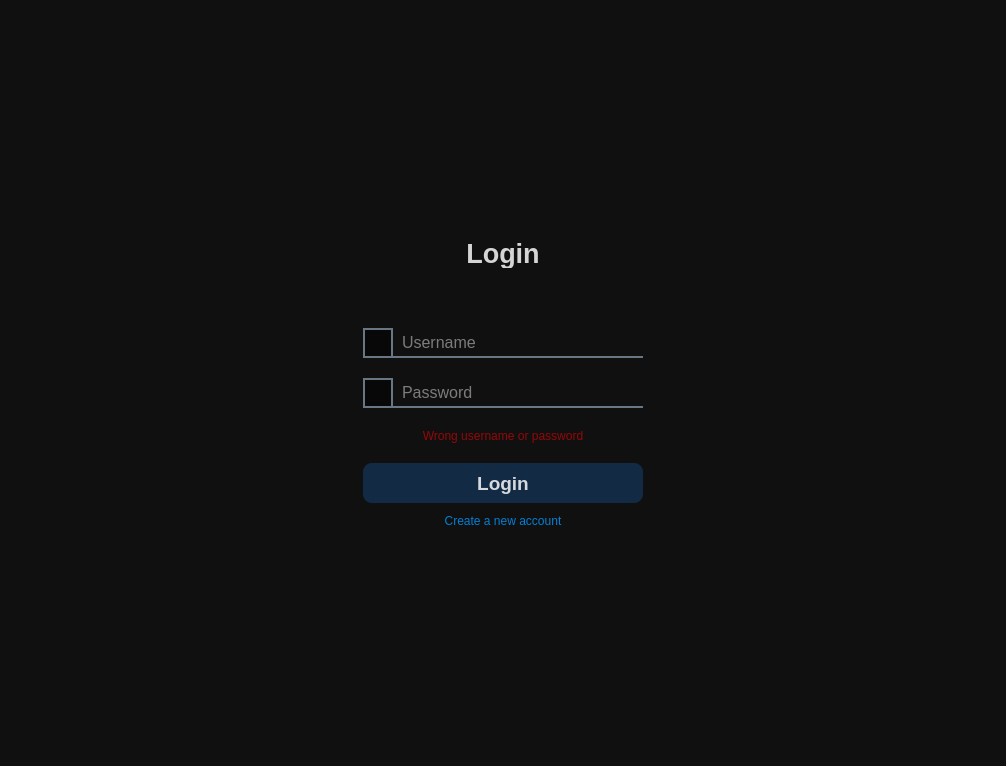
<?xml version="1.0" encoding="UTF-8"?>
<ui version="4.0">
 <class>MainWindow</class>
 <widget class="QMainWindow" name="MainWindow">
  <property name="geometry">
   <rect>
    <x>0</x>
    <y>0</y>
    <width>1006</width>
    <height>766</height>
   </rect>
  </property>
  <property name="windowTitle">
   <string>MainWindow</string>
  </property>
  <widget class="QWidget" name="centralwidget">
   <layout class="QGridLayout" name="gridLayout">
    <property name="leftMargin">
     <number>0</number>
    </property>
    <property name="topMargin">
     <number>0</number>
    </property>
    <property name="rightMargin">
     <number>0</number>
    </property>
    <property name="bottomMargin">
     <number>0</number>
    </property>
    <item row="0" column="0">
     <widget class="QStackedWidget" name="stackedWidget">
      <property name="styleSheet">
       <string notr="true">QWidget {
    background-color: rgba(0, 0, 0, 190);
}
QLabel {
    background-color: rgba(0, 0, 0, 0);
}
QPushButton#LogIn_but{	
	background-color: rgba(20, 47, 78, 219);
	color:rgba(255, 255, 255, 210);
	border-radius:9px;
}
QPushButton#LogIn_but:hover{	
	background-color: rgba(20, 47, 78, 219);
}
QPushButton#LogIn_but:pressed{	
	padding-left:5px;
	padding-top:5px;
	background-color:rgba(105, 118, 132, 200);
}QPushButton#LogIn_but_2{	
	background-color: rgba(20, 47, 78, 219);
	color:rgba(255, 255, 255, 210);
	border-radius:9px;
}
QPushButton#LogIn_but_2:hover{	
	background-color: rgba(20, 47, 78, 219);
}
QPushButton#LogIn_but_2:pressed{	
	padding-left:5px;
	padding-top:5px;
	background-color:rgba(105, 118, 132, 200);
}</string>
      </property>
      <property name="currentIndex">
       <number>0</number>
      </property>
      <widget class="QWidget" name="Login_Page">
       <layout class="QGridLayout" name="gridLayout_2">
        <property name="leftMargin">
         <number>0</number>
        </property>
        <property name="topMargin">
         <number>0</number>
        </property>
        <property name="rightMargin">
         <number>0</number>
        </property>
        <property name="bottomMargin">
         <number>0</number>
        </property>
        <property name="spacing">
         <number>0</number>
        </property>
        <item row="3" column="2">
         <widget class="QLineEdit" name="Username_LineEdit">
          <property name="minimumSize">
           <size>
            <width>250</width>
            <height>30</height>
           </size>
          </property>
          <property name="maximumSize">
           <size>
            <width>280</width>
            <height>35</height>
           </size>
          </property>
          <property name="font">
           <font>
            <pointsize>12</pointsize>
           </font>
          </property>
          <property name="styleSheet">
           <string notr="true">background-color:rgba(0, 0, 0, 0);
border:none;
border-bottom:2px solid rgba(105, 118, 132, 255);
color:rgba(255, 255, 255, 230);
padding-left:7px;</string>
          </property>
          <property name="placeholderText">
           <string>Username</string>
          </property>
         </widget>
        </item>
        <item row="0" column="2">
         <spacer name="verticalSpacer">
          <property name="orientation">
           <enum>Qt::Vertical</enum>
          </property>
          <property name="sizeHint" stdset="0">
           <size>
            <width>20</width>
            <height>10000</height>
           </size>
          </property>
         </spacer>
        </item>
        <item row="5" column="2">
         <widget class="QLineEdit" name="Password_LineEdit">
          <property name="minimumSize">
           <size>
            <width>250</width>
            <height>30</height>
           </size>
          </property>
          <property name="maximumSize">
           <size>
            <width>280</width>
            <height>35</height>
           </size>
          </property>
          <property name="font">
           <font>
            <pointsize>12</pointsize>
            <weight>50</weight>
            <italic>false</italic>
            <bold>false</bold>
            <underline>false</underline>
           </font>
          </property>
          <property name="styleSheet">
           <string notr="true">background-color:rgba(0, 0, 0, 0);
border:none;
border-bottom:2px solid rgba(105, 118, 132, 255);
color:rgba(255, 255, 255, 230);
padding-left:7px;</string>
          </property>
          <property name="echoMode">
           <enum>QLineEdit::Password</enum>
          </property>
          <property name="placeholderText">
           <string>Password</string>
          </property>
         </widget>
        </item>
        <item row="3" column="1">
         <widget class="QLabel" name="UserIcon_lbl">
          <property name="minimumSize">
           <size>
            <width>30</width>
            <height>30</height>
           </size>
          </property>
          <property name="maximumSize">
           <size>
            <width>35</width>
            <height>35</height>
           </size>
          </property>
          <property name="styleSheet">
           <string notr="true">background-color:rgba(0, 0, 0, 120);
border:2px solid rgba(105, 118, 132, 255);
color:rgba(255, 255, 255, 230);
</string>
          </property>
          <property name="text">
           <string/>
          </property>
          <property name="pixmap">
           <pixmap>../Python TBC ACADEMY/First Homework/325.png</pixmap>
          </property>
          <property name="scaledContents">
           <bool>true</bool>
          </property>
          <property name="margin">
           <number>4</number>
          </property>
          <property name="indent">
           <number>0</number>
          </property>
         </widget>
        </item>
        <item row="3" column="0">
         <spacer name="horizontalSpacer_11">
          <property name="orientation">
           <enum>Qt::Horizontal</enum>
          </property>
          <property name="sizeHint" stdset="0">
           <size>
            <width>10000</width>
            <height>20</height>
           </size>
          </property>
         </spacer>
        </item>
        <item row="1" column="1" colspan="2">
         <widget class="QLabel" name="LogInMain_lbl">
          <property name="minimumSize">
           <size>
            <width>280</width>
            <height>30</height>
           </size>
          </property>
          <property name="maximumSize">
           <size>
            <width>315</width>
            <height>35</height>
           </size>
          </property>
          <property name="font">
           <font>
            <family>MS UI Gothic</family>
            <pointsize>20</pointsize>
            <weight>75</weight>
            <bold>true</bold>
           </font>
          </property>
          <property name="styleSheet">
           <string notr="true">color:rgba(255, 255, 255, 210);</string>
          </property>
          <property name="text">
           <string>Login</string>
          </property>
          <property name="alignment">
           <set>Qt::AlignCenter</set>
          </property>
         </widget>
        </item>
        <item row="10" column="1" colspan="2">
         <widget class="QPushButton" name="LogIn_but">
          <property name="minimumSize">
           <size>
            <width>280</width>
            <height>40</height>
           </size>
          </property>
          <property name="maximumSize">
           <size>
            <width>315</width>
            <height>45</height>
           </size>
          </property>
          <property name="font">
           <font>
            <pointsize>14</pointsize>
            <weight>75</weight>
            <bold>true</bold>
           </font>
          </property>
          <property name="styleSheet">
           <string notr="true"/>
          </property>
          <property name="text">
           <string>Login</string>
          </property>
         </widget>
        </item>
        <item row="12" column="2">
         <spacer name="verticalSpacer_2">
          <property name="orientation">
           <enum>Qt::Vertical</enum>
          </property>
          <property name="sizeHint" stdset="0">
           <size>
            <width>20</width>
            <height>10000</height>
           </size>
          </property>
         </spacer>
        </item>
        <item row="3" column="3">
         <spacer name="horizontalSpacer_12">
          <property name="orientation">
           <enum>Qt::Horizontal</enum>
          </property>
          <property name="sizeHint" stdset="0">
           <size>
            <width>10000</width>
            <height>20</height>
           </size>
          </property>
         </spacer>
        </item>
        <item row="5" column="1">
         <widget class="QLabel" name="PasswordIcon_lbl">
          <property name="minimumSize">
           <size>
            <width>30</width>
            <height>30</height>
           </size>
          </property>
          <property name="maximumSize">
           <size>
            <width>35</width>
            <height>35</height>
           </size>
          </property>
          <property name="styleSheet">
           <string notr="true">background-color:rgba(0, 0, 0, 120);
border:2px solid rgba(105, 118, 132, 255);
color:rgba(255, 255, 255, 230);
</string>
          </property>
          <property name="text">
           <string/>
          </property>
          <property name="pixmap">
           <pixmap>../Python TBC ACADEMY/First Homework/159069.png</pixmap>
          </property>
          <property name="scaledContents">
           <bool>true</bool>
          </property>
          <property name="margin">
           <number>4</number>
          </property>
         </widget>
        </item>
        <item row="11" column="1" colspan="2">
         <widget class="QPushButton" name="Register_but">
          <property name="minimumSize">
           <size>
            <width>280</width>
            <height>25</height>
           </size>
          </property>
          <property name="maximumSize">
           <size>
            <width>315</width>
            <height>30</height>
           </size>
          </property>
          <property name="styleSheet">
           <string notr="true">QPushButton {
	background-color: rgba(0, 0, 0, 0);
	border: none;
	color: rgba(0, 150, 255, 210);
	padding-top: 10px;
	text-align: center;
}         
QPushButton:hover {
	text-decoration: underline;
}</string>
          </property>
          <property name="text">
           <string>Create a new account</string>
          </property>
         </widget>
        </item>
        <item row="9" column="1" colspan="2">
         <spacer name="horizontalSpacer_5">
          <property name="orientation">
           <enum>Qt::Horizontal</enum>
          </property>
          <property name="sizeHint" stdset="0">
           <size>
            <width>40</width>
            <height>20</height>
           </size>
          </property>
         </spacer>
        </item>
        <item row="6" column="1" colspan="2">
         <spacer name="horizontalSpacer_4">
          <property name="orientation">
           <enum>Qt::Horizontal</enum>
          </property>
          <property name="sizeHint" stdset="0">
           <size>
            <width>40</width>
            <height>20</height>
           </size>
          </property>
         </spacer>
        </item>
        <item row="7" column="1" colspan="2">
         <widget class="QLabel" name="Error_lbl">
          <property name="minimumSize">
           <size>
            <width>280</width>
            <height>15</height>
           </size>
          </property>
          <property name="maximumSize">
           <size>
            <width>315</width>
            <height>18</height>
           </size>
          </property>
          <property name="font">
           <font>
            <pointsize>9</pointsize>
           </font>
          </property>
          <property name="layoutDirection">
           <enum>Qt::LeftToRight</enum>
          </property>
          <property name="styleSheet">
           <string notr="true">color:rgba(255, 0, 0, 140);</string>
          </property>
          <property name="text">
           <string>Wrong username or password</string>
          </property>
          <property name="alignment">
           <set>Qt::AlignCenter</set>
          </property>
         </widget>
        </item>
        <item row="4" column="1" colspan="2">
         <spacer name="horizontalSpacer_3">
          <property name="orientation">
           <enum>Qt::Horizontal</enum>
          </property>
          <property name="sizeHint" stdset="0">
           <size>
            <width>40</width>
            <height>20</height>
           </size>
          </property>
         </spacer>
        </item>
        <item row="2" column="1" colspan="2">
         <spacer name="horizontalSpacer">
          <property name="orientation">
           <enum>Qt::Horizontal</enum>
          </property>
          <property name="sizeHint" stdset="0">
           <size>
            <width>40</width>
            <height>60</height>
           </size>
          </property>
         </spacer>
        </item>
       </layout>
      </widget>
      <widget class="QWidget" name="Register_Page">
       <layout class="QGridLayout" name="gridLayout_3">
        <property name="leftMargin">
         <number>0</number>
        </property>
        <property name="topMargin">
         <number>0</number>
        </property>
        <property name="rightMargin">
         <number>0</number>
        </property>
        <property name="bottomMargin">
         <number>0</number>
        </property>
        <property name="spacing">
         <number>0</number>
        </property>
        <item row="10" column="1" colspan="2">
         <widget class="QLabel" name="ErrorPassword_lbl">
          <property name="minimumSize">
           <size>
            <width>250</width>
            <height>25</height>
           </size>
          </property>
          <property name="maximumSize">
           <size>
            <width>315</width>
            <height>30</height>
           </size>
          </property>
          <property name="styleSheet">
           <string notr="true">color:rgba(255, 0, 0, 140);</string>
          </property>
          <property name="text">
           <string>Passwords do not match. 
 Please enter matching passwords.</string>
          </property>
          <property name="alignment">
           <set>Qt::AlignCenter</set>
          </property>
         </widget>
        </item>
        <item row="11" column="1" colspan="2">
         <spacer name="horizontalSpacer_16">
          <property name="orientation">
           <enum>Qt::Horizontal</enum>
          </property>
          <property name="sizeHint" stdset="0">
           <size>
            <width>247</width>
            <height>20</height>
           </size>
          </property>
         </spacer>
        </item>
        <item row="2" column="1" colspan="2">
         <spacer name="horizontalSpacer_2">
          <property name="orientation">
           <enum>Qt::Horizontal</enum>
          </property>
          <property name="sizeHint" stdset="0">
           <size>
            <width>769</width>
            <height>60</height>
           </size>
          </property>
         </spacer>
        </item>
        <item row="4" column="2">
         <spacer name="horizontalSpacer_17">
          <property name="orientation">
           <enum>Qt::Horizontal</enum>
          </property>
          <property name="sizeHint" stdset="0">
           <size>
            <width>804</width>
            <height>20</height>
           </size>
          </property>
         </spacer>
        </item>
        <item row="1" column="1" colspan="2">
         <widget class="QLabel" name="LogInMain_lbl_2">
          <property name="minimumSize">
           <size>
            <width>280</width>
            <height>30</height>
           </size>
          </property>
          <property name="maximumSize">
           <size>
            <width>315</width>
            <height>35</height>
           </size>
          </property>
          <property name="font">
           <font>
            <family>MS UI Gothic</family>
            <pointsize>20</pointsize>
            <weight>75</weight>
            <bold>true</bold>
           </font>
          </property>
          <property name="styleSheet">
           <string notr="true">color:rgba(255, 255, 255, 210);</string>
          </property>
          <property name="text">
           <string>Registration</string>
          </property>
          <property name="alignment">
           <set>Qt::AlignCenter</set>
          </property>
         </widget>
        </item>
        <item row="3" column="2">
         <widget class="QLineEdit" name="Username_LineEdit_2">
          <property name="minimumSize">
           <size>
            <width>250</width>
            <height>30</height>
           </size>
          </property>
          <property name="maximumSize">
           <size>
            <width>280</width>
            <height>35</height>
           </size>
          </property>
          <property name="font">
           <font>
            <pointsize>12</pointsize>
           </font>
          </property>
          <property name="styleSheet">
           <string notr="true">background-color:rgba(0, 0, 0, 0);
border:none;
border-bottom:2px solid rgba(105, 118, 132, 255);
color:rgba(255, 255, 255, 230);
padding-left:7px;</string>
          </property>
          <property name="placeholderText">
           <string>Username</string>
          </property>
         </widget>
        </item>
        <item row="5" column="0">
         <spacer name="horizontalSpacer_14">
          <property name="orientation">
           <enum>Qt::Horizontal</enum>
          </property>
          <property name="sizeHint" stdset="0">
           <size>
            <width>10000</width>
            <height>20</height>
           </size>
          </property>
         </spacer>
        </item>
        <item row="5" column="1">
         <widget class="QLabel" name="PasswordIcon_lbl_2">
          <property name="minimumSize">
           <size>
            <width>30</width>
            <height>30</height>
           </size>
          </property>
          <property name="maximumSize">
           <size>
            <width>35</width>
            <height>35</height>
           </size>
          </property>
          <property name="styleSheet">
           <string notr="true">background-color:rgba(0, 0, 0, 120);
border:2px solid rgba(105, 118, 132, 255);
color:rgba(255, 255, 255, 230);
</string>
          </property>
          <property name="text">
           <string/>
          </property>
          <property name="pixmap">
           <pixmap>../Python TBC ACADEMY/First Homework/159069.png</pixmap>
          </property>
          <property name="scaledContents">
           <bool>true</bool>
          </property>
          <property name="margin">
           <number>4</number>
          </property>
         </widget>
        </item>
        <item row="0" column="2">
         <spacer name="verticalSpacer_5">
          <property name="orientation">
           <enum>Qt::Vertical</enum>
          </property>
          <property name="sizeHint" stdset="0">
           <size>
            <width>20</width>
            <height>10000</height>
           </size>
          </property>
         </spacer>
        </item>
        <item row="3" column="1">
         <widget class="QLabel" name="UserIcon_lbl_2">
          <property name="minimumSize">
           <size>
            <width>30</width>
            <height>30</height>
           </size>
          </property>
          <property name="maximumSize">
           <size>
            <width>35</width>
            <height>35</height>
           </size>
          </property>
          <property name="styleSheet">
           <string notr="true">background-color:rgba(0, 0, 0, 120);
border:2px solid rgba(105, 118, 132, 255);
color:rgba(255, 255, 255, 230);
</string>
          </property>
          <property name="text">
           <string/>
          </property>
          <property name="pixmap">
           <pixmap>../Python TBC ACADEMY/First Homework/325.png</pixmap>
          </property>
          <property name="scaledContents">
           <bool>true</bool>
          </property>
          <property name="margin">
           <number>4</number>
          </property>
          <property name="indent">
           <number>0</number>
          </property>
         </widget>
        </item>
        <item row="6" column="2">
         <spacer name="horizontalSpacer_13">
          <property name="orientation">
           <enum>Qt::Horizontal</enum>
          </property>
          <property name="sizeHint" stdset="0">
           <size>
            <width>247</width>
            <height>20</height>
           </size>
          </property>
         </spacer>
        </item>
        <item row="12" column="1" colspan="2">
         <widget class="QPushButton" name="LogIn_but_2">
          <property name="minimumSize">
           <size>
            <width>280</width>
            <height>40</height>
           </size>
          </property>
          <property name="maximumSize">
           <size>
            <width>315</width>
            <height>45</height>
           </size>
          </property>
          <property name="font">
           <font>
            <pointsize>14</pointsize>
            <weight>75</weight>
            <bold>true</bold>
           </font>
          </property>
          <property name="styleSheet">
           <string notr="true"/>
          </property>
          <property name="text">
           <string>Register</string>
          </property>
         </widget>
        </item>
        <item row="5" column="2">
         <widget class="QLineEdit" name="Password_LineEdit_2">
          <property name="minimumSize">
           <size>
            <width>250</width>
            <height>30</height>
           </size>
          </property>
          <property name="maximumSize">
           <size>
            <width>280</width>
            <height>35</height>
           </size>
          </property>
          <property name="font">
           <font>
            <pointsize>12</pointsize>
            <weight>50</weight>
            <italic>false</italic>
            <bold>false</bold>
            <underline>false</underline>
           </font>
          </property>
          <property name="styleSheet">
           <string notr="true">background-color:rgba(0, 0, 0, 0);
border:none;
border-bottom:2px solid rgba(105, 118, 132, 255);
color:rgba(255, 255, 255, 230);
padding-left:7px;</string>
          </property>
          <property name="echoMode">
           <enum>QLineEdit::Password</enum>
          </property>
          <property name="placeholderText">
           <string>Password</string>
          </property>
         </widget>
        </item>
        <item row="14" column="2">
         <spacer name="verticalSpacer_6">
          <property name="orientation">
           <enum>Qt::Vertical</enum>
          </property>
          <property name="sizeHint" stdset="0">
           <size>
            <width>20</width>
            <height>10000</height>
           </size>
          </property>
         </spacer>
        </item>
        <item row="5" column="3">
         <spacer name="horizontalSpacer_15">
          <property name="orientation">
           <enum>Qt::Horizontal</enum>
          </property>
          <property name="sizeHint" stdset="0">
           <size>
            <width>10000</width>
            <height>20</height>
           </size>
          </property>
         </spacer>
        </item>
        <item row="7" column="2">
         <widget class="QLineEdit" name="Password_LineEdit_3">
          <property name="minimumSize">
           <size>
            <width>250</width>
            <height>30</height>
           </size>
          </property>
          <property name="maximumSize">
           <size>
            <width>280</width>
            <height>35</height>
           </size>
          </property>
          <property name="font">
           <font>
            <pointsize>12</pointsize>
            <weight>50</weight>
            <italic>false</italic>
            <bold>false</bold>
            <underline>false</underline>
           </font>
          </property>
          <property name="styleSheet">
           <string notr="true">background-color:rgba(0, 0, 0, 0);
border:none;
border-bottom:2px solid rgba(105, 118, 132, 255);
color:rgba(255, 255, 255, 230);
padding-left:7px;</string>
          </property>
          <property name="echoMode">
           <enum>QLineEdit::Password</enum>
          </property>
          <property name="placeholderText">
           <string>Password</string>
          </property>
         </widget>
        </item>
        <item row="7" column="1">
         <widget class="QLabel" name="PasswordIcon_lbl_3">
          <property name="minimumSize">
           <size>
            <width>30</width>
            <height>30</height>
           </size>
          </property>
          <property name="maximumSize">
           <size>
            <width>35</width>
            <height>35</height>
           </size>
          </property>
          <property name="styleSheet">
           <string notr="true">background-color:rgba(0, 0, 0, 120);
border:2px solid rgba(105, 118, 132, 255);
color:rgba(255, 255, 255, 230);
</string>
          </property>
          <property name="text">
           <string/>
          </property>
          <property name="pixmap">
           <pixmap>../Python TBC ACADEMY/First Homework/159069.png</pixmap>
          </property>
          <property name="scaledContents">
           <bool>true</bool>
          </property>
          <property name="margin">
           <number>4</number>
          </property>
         </widget>
        </item>
        <item row="13" column="1" colspan="2">
         <widget class="QPushButton" name="BackToLogin_but">
          <property name="styleSheet">
           <string notr="true">QPushButton {
	background-color: rgba(0, 0, 0, 0);
	border: none;
	color: rgba(0, 150, 255, 210);
	padding-top: 10px;
	text-align: center;
}         
QPushButton:hover {
	text-decoration: underline;
}</string>
          </property>
          <property name="text">
           <string>Back to Login</string>
          </property>
         </widget>
        </item>
        <item row="9" column="1" colspan="2">
         <spacer name="horizontalSpacer_18">
          <property name="orientation">
           <enum>Qt::Horizontal</enum>
          </property>
          <property name="sizeHint" stdset="0">
           <size>
            <width>40</width>
            <height>20</height>
           </size>
          </property>
         </spacer>
        </item>
       </layout>
      </widget>
      <widget class="QWidget" name="Main_Page">
       <layout class="QGridLayout" name="gridLayout_4">
        <item row="4" column="1">
         <spacer name="verticalSpacer_9">
          <property name="orientation">
           <enum>Qt::Vertical</enum>
          </property>
          <property name="sizeHint" stdset="0">
           <size>
            <width>20</width>
            <height>181</height>
           </size>
          </property>
         </spacer>
        </item>
        <item row="3" column="2">
         <spacer name="horizontalSpacer_9">
          <property name="orientation">
           <enum>Qt::Horizontal</enum>
          </property>
          <property name="sizeHint" stdset="0">
           <size>
            <width>337</width>
            <height>20</height>
           </size>
          </property>
         </spacer>
        </item>
        <item row="1" column="0">
         <spacer name="horizontalSpacer_7">
          <property name="orientation">
           <enum>Qt::Horizontal</enum>
          </property>
          <property name="sizeHint" stdset="0">
           <size>
            <width>337</width>
            <height>20</height>
           </size>
          </property>
         </spacer>
        </item>
        <item row="1" column="1">
         <widget class="QLabel" name="label_2">
          <property name="text">
           <string/>
          </property>
          <property name="pixmap">
           <pixmap>../Desktop/UserAuth/Assets/Person.png</pixmap>
          </property>
          <property name="scaledContents">
           <bool>true</bool>
          </property>
         </widget>
        </item>
        <item row="3" column="0">
         <spacer name="horizontalSpacer_6">
          <property name="orientation">
           <enum>Qt::Horizontal</enum>
          </property>
          <property name="sizeHint" stdset="0">
           <size>
            <width>337</width>
            <height>20</height>
           </size>
          </property>
         </spacer>
        </item>
        <item row="0" column="1">
         <spacer name="verticalSpacer_4">
          <property name="orientation">
           <enum>Qt::Vertical</enum>
          </property>
          <property name="sizeHint" stdset="0">
           <size>
            <width>20</width>
            <height>181</height>
           </size>
          </property>
         </spacer>
        </item>
        <item row="3" column="1">
         <widget class="QLabel" name="label">
          <property name="font">
           <font>
            <pointsize>15</pointsize>
           </font>
          </property>
          <property name="styleSheet">
           <string notr="true">color:rgba(105, 118, 132, 255);</string>
          </property>
          <property name="text">
           <string>Welcome back, {Username}!</string>
          </property>
          <property name="alignment">
           <set>Qt::AlignCenter</set>
          </property>
         </widget>
        </item>
        <item row="2" column="2">
         <spacer name="horizontalSpacer_8">
          <property name="orientation">
           <enum>Qt::Horizontal</enum>
          </property>
          <property name="sizeHint" stdset="0">
           <size>
            <width>337</width>
            <height>20</height>
           </size>
          </property>
         </spacer>
        </item>
       </layout>
      </widget>
     </widget>
    </item>
   </layout>
  </widget>
 </widget>
 <resources>
  <include location="../Desktop/123.qrc"/>
 </resources>
 <connections/>
</ui>
